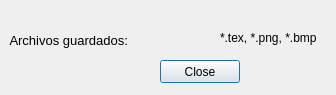
<?xml version="1.0" encoding="UTF-8"?>
<ui version="4.0">
 <class>Dialog</class>
 <widget class="QDialog" name="Dialog">
  <property name="geometry">
   <rect>
    <x>0</x>
    <y>0</y>
    <width>336</width>
    <height>95</height>
   </rect>
  </property>
  <property name="windowTitle">
   <string>Dialog</string>
  </property>
  <widget class="QLabel" name="label">
   <property name="geometry">
    <rect>
     <x>-10</x>
     <y>30</y>
     <width>161</width>
     <height>21</height>
    </rect>
   </property>
   <property name="font">
    <font>
     <pointsize>10</pointsize>
    </font>
   </property>
   <property name="text">
    <string>Archivos guardados: </string>
   </property>
   <property name="alignment">
    <set>Qt::AlignCenter</set>
   </property>
  </widget>
  <widget class="QPushButton" name="buttonClose">
   <property name="geometry">
    <rect>
     <x>160</x>
     <y>60</y>
     <width>80</width>
     <height>23</height>
    </rect>
   </property>
   <property name="text">
    <string>Close</string>
   </property>
  </widget>
  <widget class="QLabel" name="labelName">
   <property name="geometry">
    <rect>
     <x>160</x>
     <y>29</y>
     <width>51</width>
     <height>21</height>
    </rect>
   </property>
   <property name="font">
    <font>
     <pointsize>13</pointsize>
    </font>
   </property>
   <property name="styleSheet">
    <string notr="true">color: rgb(170, 0, 0);</string>
   </property>
   <property name="text">
    <string/>
   </property>
   <property name="alignment">
    <set>Qt::AlignCenter</set>
   </property>
  </widget>
  <widget class="QLabel" name="label_3">
   <property name="geometry">
    <rect>
     <x>220</x>
     <y>30</y>
     <width>121</width>
     <height>16</height>
    </rect>
   </property>
   <property name="text">
    <string>*.tex, *.png, *.bmp</string>
   </property>
  </widget>
 </widget>
 <resources/>
 <connections/>
</ui>
